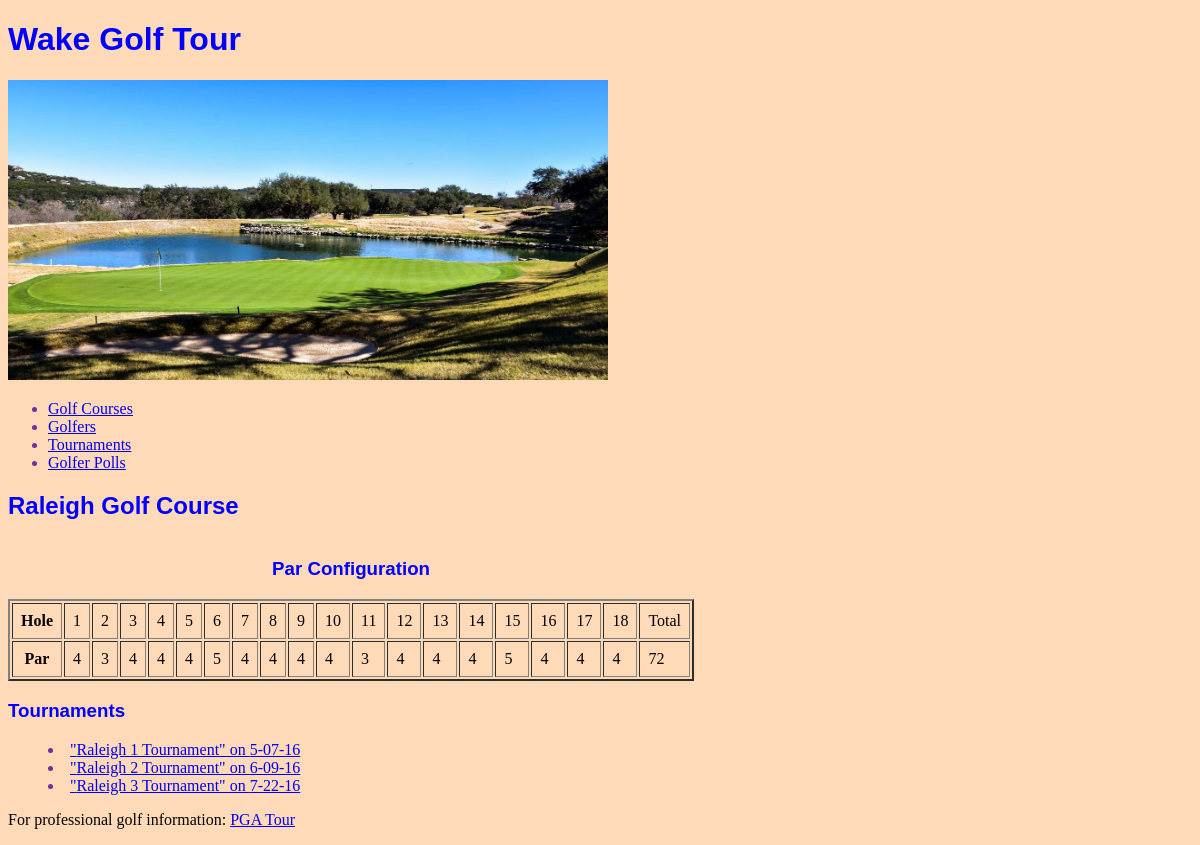
Screenshot of /golf_course/1/ with the database file from the repository.
### golf_course/models.py (models this page shows, shortened)
class GolfCourse(models.Model):
    course_id = models.IntegerField(primary_key=True)
    course_name = models.TextField()
    course_total_par = models.IntegerField()
    class Meta:
        managed = False
        db_table = 'GolfCourse'
        verbose_name = "Golf Course"
        verbose_name_plural = "Golf Courses"

class Hole(models.Model):
    hole_id = models.IntegerField(primary_key=True)
    hole_course = models.ForeignKey(GolfCourse, models.DO_NOTHING)
    hole_number = models.IntegerField()
    hole_par = models.IntegerField()
    class Meta:
        managed = False
        db_table = 'Hole'

### tournament/models.py (models this page shows, shortened)
class Tournament(models.Model):
    tourn_id = models.IntegerField(primary_key=True)
    tourn_name = models.TextField()
    tourn_course = models.ForeignKey(GolfCourse, models.DO_NOTHING)
    tourn_start_date = models.TextField()
    tourn_num_rounds = models.IntegerField()
    tourn_num_golfers = models.IntegerField()
    class Meta:
        managed = False
        db_table = 'Tournament'

### golf_course/views.py (the view)
def golf_course_detail(request, course_id):
    golf_course = get_object_or_404(GolfCourse, pk = course_id)
    holes = get_list_or_404(Hole, hole_course_id = course_id)
    tournaments = get_list_or_404(Tournament, tourn_course_id = course_id)
    context = {'tournaments': tournaments, 'golf_course': golf_course, 'holes': holes}
    return render(request,
                  'golf_course/golf_course_detail.html',
                  context)

### golf_course/templates/golf_course/golf_course_detail.html (shortened to what this page needs)
{% extends parent_template|default:"golf_course/base_golf_course.html" %}
{% block content %}
  <h2>{{ golf_course.course_name }}</h2>
    <table class = "Par Configuration" border="2" cellpadding="8">
       <caption><h3> Par Configuration </h3></caption>
       <tr>
          <th> Hole </th>
          {% for hole in holes %}
          <td>
            {{ hole.hole_number }}
          </td>
          {% endfor %}
          <td> Total </td>
       </tr>
       <tr>
         <th> Par </th>
          {% for hole in holes %}
          <td>
            {{ hole.hole_par }}
          </td>
          {% endfor %}
          <td>
            {{ golf_course.course_total_par}}
          </td>
       </tr>
    </table>
  <dl>
    <dt><h3> Tournaments </h3></dt>
      <dd>
        {% for tourn in tournaments %}
          <li><a href="/tournament/{{ tourn.tourn_id }}/">
                 "{{ tourn.tourn_name }} Tournament" on
                  {{ tourn.tourn_start_date }}
          </a></li>
        {% endfor %}
      </dd>
   </dl>
{% endblock %}

### golf_course/static/golf_course/style.css (style rules this page uses)
body { background-color: peachpuff; }
h2 { font-family: Tahoma, sans-serif; color: blue; }
h3 { font-family: Tahoma, sans-serif; color: blue; }
li { font-family: Verdana; color: rebeccapurple; }

### rows the page displays
GolfCourse: course_name "Raleigh Golf Course", course_total_par "72"
Hole: hole_number "1", hole_par "4"
Hole: hole_number "2", hole_par "3"
Hole: hole_number "3", hole_par "4"
Hole: hole_number "4", hole_par "4"
Hole: hole_number "5", hole_par "4"
Hole: hole_number "6", hole_par "5"
Hole: hole_number "7", hole_par "4"
Hole: hole_number "8", hole_par "4"
Hole: hole_number "9", hole_par "4"
Hole: hole_number "10", hole_par "4"
Hole: hole_number "11", hole_par "3"
Hole: hole_number "12", hole_par "4"
Hole: hole_number "13", hole_par "4"
Hole: hole_number "14", hole_par "4"
Hole: hole_number "15", hole_par "5"
Hole: hole_number "16", hole_par "4"
Hole: hole_number "17", hole_par "4"
Hole: hole_number "18", hole_par "4"
Tournament: tourn_name "Raleigh 1", tourn_start_date "5-07-16"
Tournament: tourn_name "Raleigh 2", tourn_start_date "6-09-16"
Tournament: tourn_name "Raleigh 3", tourn_start_date "7-22-16"
